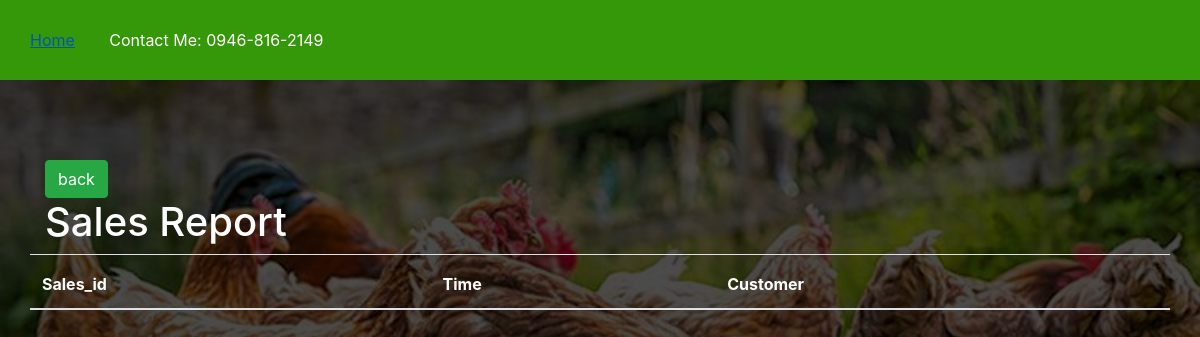
Page /salesreport.php on the earlier database version.
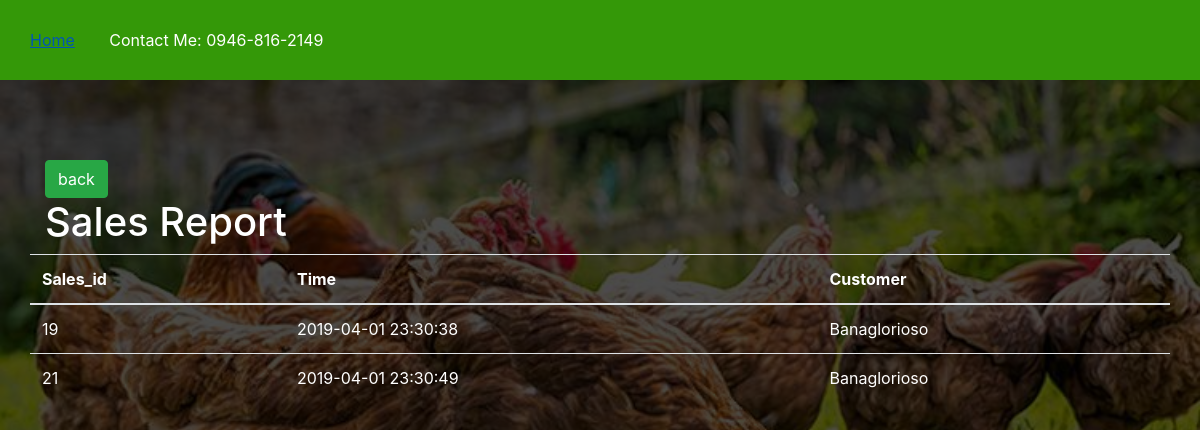
Same page on the later database version.
### tables this page shows
CREATE TABLE `sales` (
  `id` int(100) NOT NULL,
  `userid` int(100) DEFAULT NULL,
  `time` timestamp NOT NULL DEFAULT CURRENT_TIMESTAMP ON UPDATE CURRENT_TIMESTAMP,
  `customer_id` int(100) NOT NULL
);

CREATE TABLE `customer` (
  `id` int(100) NOT NULL,
  `userid` int(100) DEFAULT NULL,
  `firstname` varchar(255) DEFAULT NULL,
  `middlename` varchar(255) DEFAULT NULL,
  `lastname` varchar(255) DEFAULT NULL,
  `contact_no` varchar(255) DEFAULT NULL,
  `address` varchar(255) DEFAULT NULL
);

### salesreport.php (the view, shortened to what this page needs)
<!DOCTYPE html>
<html>
<head>
	<link rel="stylesheet" type="text/css" href="Css1/style.css">
	<link rel="stylesheet" type="text/css" href="Css1/side.css">
	<link rel="stylesheet" type="text/js" href="javascript/java.js">
	<link rel="stylesheet" href="bootstrap/css/bootstrap.min.css">
</head>
<body>
<div id="main">
			<nav>
				<ul>
					<li><a href="index.php">Home</a></li>
					<li>Contact Me: 0946-816-2149</li>
				</ul>
			</nav>
	</div>
<?php require_once 'process3.php';?>
	<div class="container">
	<?php
		$mysqli = new mysqli('localhost','root','','registration') or die(mysqli_error($mysqli));
		?>
		<?php
		$result = $mysqli->query("SELECT * FROM customer,sales where customer.id = sales.customer_id") or die($mysqli->error);
		?>
		<a href="index1.php"class="btn btn-success">back</a>
		<h1 class="text-white">Sales Report</h1>
		<div class="row justify-content-center">
		<br><br><br>
			<table class="table">
				<thead>
					<tr class="text-white">
						<th>Sales_id</th>
						<th>Time</th>
						<th>Customer</th>
					</tr>
				</thead>
				<?php
					while($row=$result->fetch_assoc()):?>
						<tr class="text-white">
							<td><?php echo $row['id']?></td>
							<td><?php echo $row['time']?></td>
							<td><?php echo $row['lastname']?></td>
						</tr>
						<?php endwhile;?>
			</table>
		</div>
		<br><br>
</body>
</html>

Differences in the rows shown:
added sales: id "19", time "2019-04-01 23:30:38", customer.lastname "Banaglorioso"
added sales: id "21", time "2019-04-01 23:30:49", customer.lastname "Banaglorioso"
